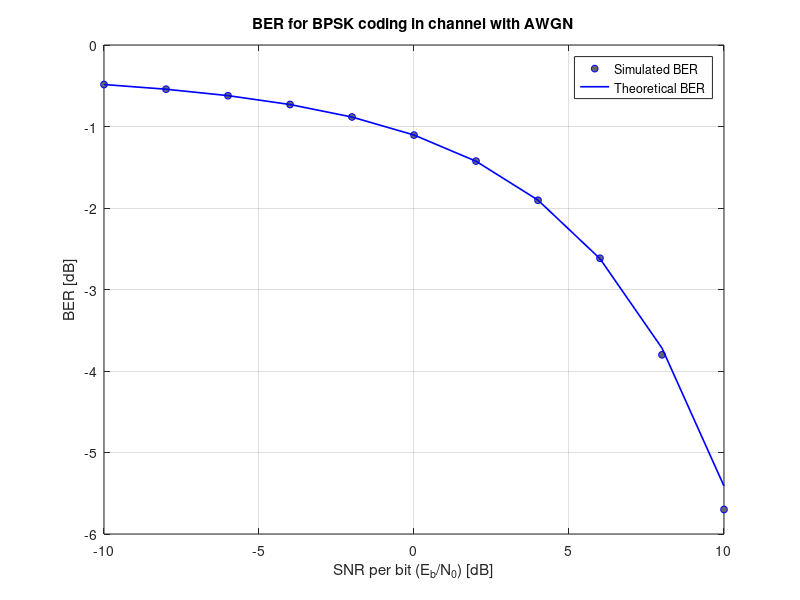

The MATLAB source for this figure:
% BER in the BPSK system
% (Baseband)
%------------------------------------------------------------
clear all; close all; %#ok<CLALL>
% clear previous data and close windows
%------------------------------------------------------------
fprintf('\n BPSK simulation \n')
%------------------------------------------------------------
% Initialization
% 1 - num of data bits to transfer through the channel: 
num_ch_bits = 1000000;
fprintf('BPSK - num of data bits to transfer through the channel: %d \n', num_ch_bits)
% 2 - Signal-to-noise ratio in the channel - determined by AWGN level:
SNR = -10:2:10; % array of SNRs (dB)
%----------------------------------------------------------
% Generate random data bits for transfer
% TODO: add input for some standard signaals
channel_bits = randn(1, num_ch_bits) >= 0; 
% random array of -1 and 1
% condition >=0 turns this array into a 0 and 1 array
%------------------------------------------------------------
% Other data
A = 1; % Signal amplitude on Connection line
%------------------------------------------------------------
% Form signal that's sent through the coded channel
 bpsk_coded_signal = A*(2*channel_bits - 1); 
%------------------------------------------------------------
% Main simulation for loop
% calculates BER for every element of SNR array
BER = 1:length(SNR); % BER and SNR have equal array lengths
BER_dB = 1:length(SNR);
indx = 1; % first element of BER array
for snr = 1: 1: length(SNR) 
%   for every element of BER array execute 1 iteration of the for loop
%------------------------------------------------------------
%   Connection line - adding Gaussian noise:
    EbN0 = 10^(SNR(snr)/10); % 
    AWGN_sigma = sqrt(1/(EbN0*2));
    AWGN = AWGN_sigma * randn(1, length(bpsk_coded_signal));
    primljeni_signal = bpsk_coded_signal + AWGN;
    % Decider's output
    bpsk_dekodirani_biti = primljeni_signal >= 0;
%---------------------------------------------------------------
%   Received bits with error:
    difference = (channel_bits) - (bpsk_dekodirani_biti);
%   Num of errors and received bits in curr. iteration:
    tot_err = sum(abs(difference));
    tot_bits = length(bpsk_coded_signal);
    BER(indx) = tot_err / tot_bits; % BER for current SNR
    BER_dB(indx) = log10(BER(indx)); % BER (dB) for current SNR
    fprintf('BER = %f za SNR = %d \n',BER_dB(indx), SNR(snr));
    indx = indx + 1; % next element of BER array
 end
%------------------------------------------------------------
BER_theory = 0.5*erfc(sqrt(10.^(SNR/10))); % Theoretical BER (formula)
BER_theory_dB = log10(BER_theory); % Theoretical BER (formula)
%------------- 
% Plot BER (dB)
figure(1);
plot(SNR, BER_dB, 'ob', 'MarkerSize',5, 'MarkerFaceColor',[0.4,0.4,0.4]);
hold on;  grid on;
plot(SNR, BER_theory_dB, 'b', 'LineWidth',1.2);
xlabel('SNR per bit (E_b/N_0) [dB]'); ylabel('BER [dB]');
title('BER for BPSK coding in channel with AWGN');
legend('Simulated BER', 'Theoretical BER');
%--THE-END-------------------------------------------------------